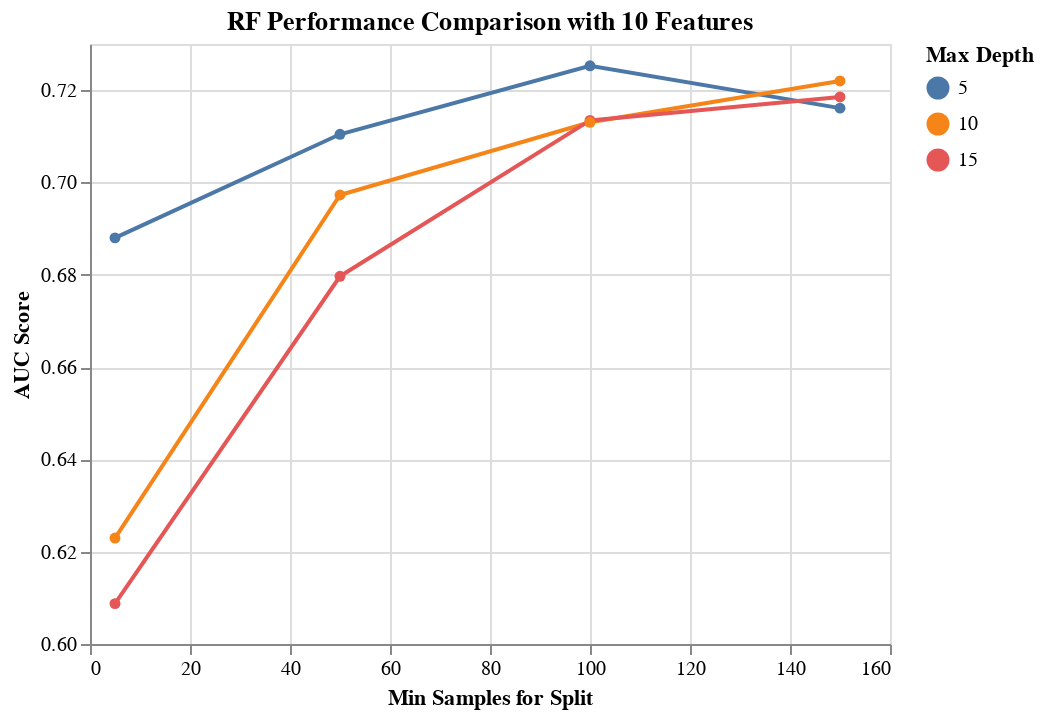

This figure's notebook cell:
### Markdown cell above
#### RF classifier after Cross validation with AUC scoring metric gives the best score of 0.769 which is better than all classifiers tested before.
Visualization of  Random forest classifier with best parameters is shown below.

### Code cell
results_RF = get_search_results(gs_pipe_DT)

results_RF_10_features = results_DT[results_RF['rfi_fs__n_features_'] == 10.0]

alt.Chart(results_RF_10_features, 
          title='RF Performance Comparison with 10 Features'
         ).mark_line(point=True).encode(
    alt.X('dt__min_samples_split', title='Min Samples for Split'),
    alt.Y('mean_score', title='AUC Score', scale=alt.Scale(zero=False)),
    alt.Color('dt__max_depth:N', title='Max Depth')
)

### Figure 1 — Vega-Lite specification as saved in the notebook (floating-point values rounded to 4 significant figures)
{"config": {"view": {"continuousWidth": 400, "continuousHeight": 300}}, "data": {"name": "data-391800ca9400aa6a038f253bcc9d5145"}, "mark": {"type": "line", "point": true}, "encoding": {"color": {"type": "nominal", "field": "dt__max_depth", "title": "Max Depth"}, "x": {"type": "quantitative", "field": "dt__min_samples_split", "title": "Min Samples for Split"}, "y": {"type": "quantitative", "field": "mean_score", "scale": {"zero": false}, "title": "AUC Score"}}, "title": "RF Performance Comparison with 10 Features", "$schema": "https://vega.github.io/schema/vega-lite/v4.8.1.json", "datasets": {"data-391800ca9400aa6a038f253bcc9d5145": [{"mean_score": 0.7253, "std_score": 0.02679, "max_score": 0.7561, "min_score": 0.6922, "dt__max_depth": 5.0, "dt__min_samples_split": 100.0, "rfi_fs__n_features_": 10.0}, {"mean_score": 0.722, "std_score": 0.03476, "max_score": 0.7669, "min_score": 0.6658, "dt__max_depth": 10.0, "dt__min_samples_split": 150.0, "rfi_fs__n_features_": 10.0}, {"mean_score": 0.7185, "std_score": 0.03088, "max_score": 0.7504, "min_score": 0.6658, "dt__max_depth": 15.0, "dt__min_samples_split": 150.0, "rfi_fs__n_features_": 10.0}, {"mean_score": 0.7161, "std_score": 0.03621, "max_score": 0.7669, "min_score": 0.6658, "dt__max_depth": 5.0, "dt__min_samples_split": 150.0, "rfi_fs__n_features_": 10.0}, {"mean_score": 0.7134, "std_score": 0.03057, "max_score": 0.7566, "min_score": 0.6755, "dt__max_depth": 15.0, "dt__min_samples_split": 100.0, "rfi_fs__n_features_": 10.0}, {"mean_score": 0.713, "std_score": 0.02476, "max_score": 0.7415, "min_score": 0.6755, "dt__max_depth": 10.0, "dt__min_samples_split": 100.0, "rfi_fs__n_features_": 10.0}, {"mean_score": 0.7104, "std_score": 0.01594, "max_score": 0.7392, "min_score": 0.6909, "dt__max_depth": 5.0, "dt__min_samples_split": 50.0, "rfi_fs__n_features_": 10.0}, {"mean_score": 0.6973, "std_score": 0.03539, "max_score": 0.7514, "min_score": 0.642, "dt__max_depth": 10.0, "dt__min_samples_split": 50.0, "rfi_fs__n_features_": 10.0}, {"mean_score": 0.688, "std_score": 0.02861, "max_score": 0.7354, "min_score": 0.6509, "dt__max_depth": 5.0, "dt__min_samples_split": 5.0, "rfi_fs__n_features_": 10.0}, {"mean_score": 0.6797, "std_score": 0.03512, "max_score": 0.7175, "min_score": 0.6321, "dt__max_depth": 15.0, "dt__min_samples_split": 50.0, "rfi_fs__n_features_": 10.0}, {"mean_score": 0.623, "std_score": 0.02094, "max_score": 0.6481, "min_score": 0.5893, "dt__max_depth": 10.0, "dt__min_samples_split": 5.0, "rfi_fs__n_features_": 10.0}, {"mean_score": 0.6088, "std_score": 0.03227, "max_score": 0.671, "min_score": 0.5848, "dt__max_depth": 15.0, "dt__min_samples_split": 5.0, "rfi_fs__n_features_": 10.0}]}}
